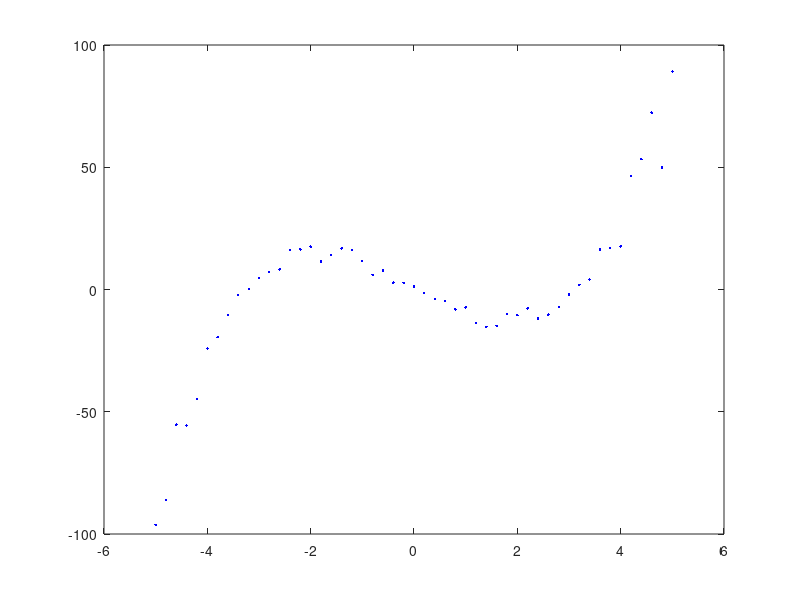

The MATLAB source for this figure: (Note: this script raises an error after producing the figure.)
%% 
% *Nonlinear Support Vector Machine*
% 
% Consider the training data given. Find the nonlinear regression function given 
% by the nonlinear SVM using a polynomial kernel with degree p = 3 and parameters 
% ε = 10, C = 10. Moreover, find the support vectors

close all;
clear;
clc; 

matlab.lang.OnOffSwitchState = 1;

data = [-5.0000  -96.2607 
   -4.8000  -85.9893
   -4.6000  -55.2451
   -4.4000  -55.6153
   -4.2000  -44.8827
   -4.0000  -24.1306
   -3.8000  -19.4970
   -3.6000  -10.3972
   -3.4000   -2.2633
   -3.2000    0.2196
   -3.0000    4.5852
   -2.8000    7.1974
   -2.6000    8.2207
   -2.4000   16.0614
   -2.2000   16.4224
   -2.0000   17.5381
   -1.8000   11.4895
   -1.6000   14.1065
   -1.4000   16.8220
   -1.2000   16.1584
   -1.0000   11.6846
   -0.8000    5.9991
   -0.6000    7.8277
   -0.4000    2.8236
   -0.2000    2.7129
         0    1.1669
    0.2000   -1.4223
    0.4000   -3.8489
    0.6000   -4.7101
    0.8000   -8.1538
    1.0000   -7.3364
    1.2000  -13.6464
    1.4000  -15.2607
    1.6000  -14.8747
    1.8000   -9.9271
    2.0000  -10.5022
    2.2000   -7.7297
    2.4000  -11.7859
    2.6000  -10.2662
    2.8000   -7.1364
    3.0000   -2.1166
    3.2000    1.9428
    3.4000    4.0905
    3.6000   16.3151
    3.8000   16.9854
    4.0000   17.6418
    4.2000   46.3117
    4.4000   53.2609
    4.6000   72.3538
    4.8000   49.9166
    5.0000   89.1652];

x = data(:,1) ;
y = data(:,2) ;
l = length(x) ; % number of points

plot(x,y, 'b.');
%%
%% nonlinear regression - dual problem

epsilon = 10 ;
C = 10;

% define the problem
X = zeros(l,l);
for i = 1 : l
    for j = 1 : l
        X(i,j) = kernel(x(i),x(j)) ;
    end
end
Q = [ X -X ; -X X ];   
c = epsilon*ones(2*l,1) + [-y;y]; 

% solve the problem
options = optimset('Display', 'off');
solution = quadprog(Q,c,[],[],...
    [ones(1,l) -ones(1,l)],0,...
    zeros(2*l,1),C*ones(2*l,1), [], options);
lap = solution(1:l);
lam = solution(l+1:2*l);

% compute b
ind = find(lap > 1e-3 & lap < C-1e-3);
if ~isempty(ind)
    i = ind(1);
    b = y(i) - epsilon;
    for j = 1 : l
        b = b - (lap(j)-lam(j))*kernel(x(i),x(j));
    end
else
    ind = find(lam > 1e-3 & lam < C-1e-3);
    i = ind(1);
    b = y(i) + epsilon ;
    for j = 1 : l
        b = b - (lap(j)-lam(j))*kernel(x(i),x(j));
    end
end

% find regression and epsilon-tube
z = zeros(l,1);
for i = 1 : l
    z(i) = b ;
    for j = 1 : l
        z(i) = z(i) + (lap(j)-lam(j))*kernel(x(i),x(j));
    end
end
zp = z + epsilon ;
zm = z - epsilon ;

%% plot the solution

% find support vectors
sv = [find(lap > 1e-3);find(lam > 1e-3)]; 
sv = sort(sv);

plot(x,y,'b.',x(sv),y(sv),...
    'ro',x,z,'k-',x,zp,'r-',x,zm,'r-');

legend('Data','Support vectors',...
    'regression','\epsilon-tube',...
    'Location','NorthWest')

%%
function v = kernel(x,y)
    %% kernel function
    p = 4 ;
    v = (x'*y + 1)^p;
end